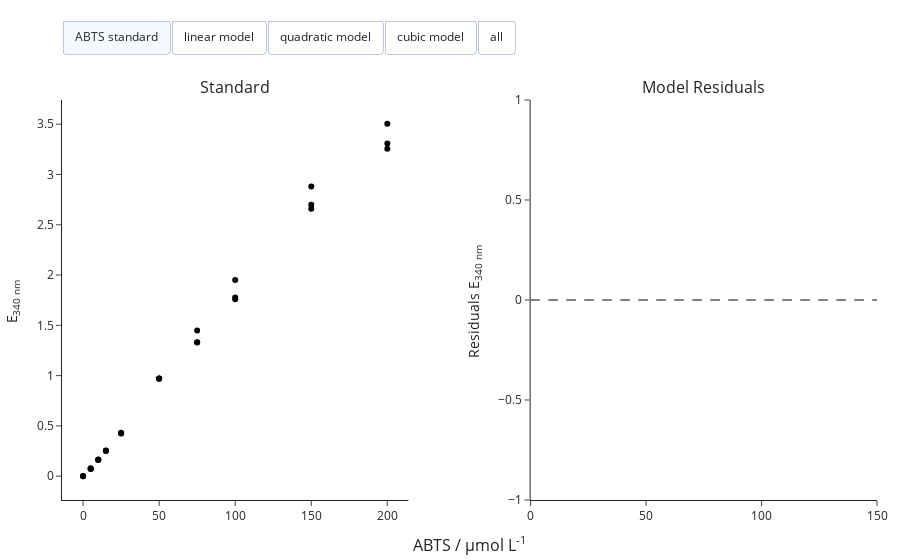
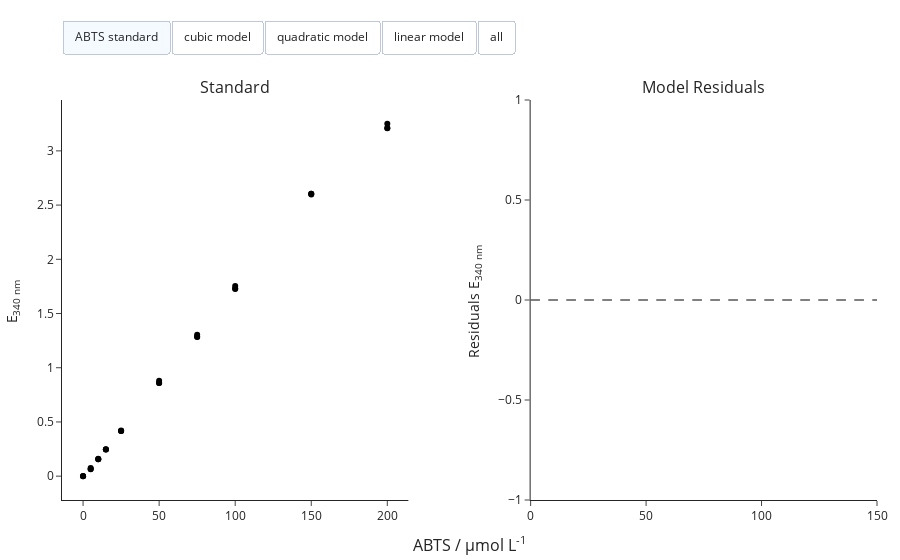
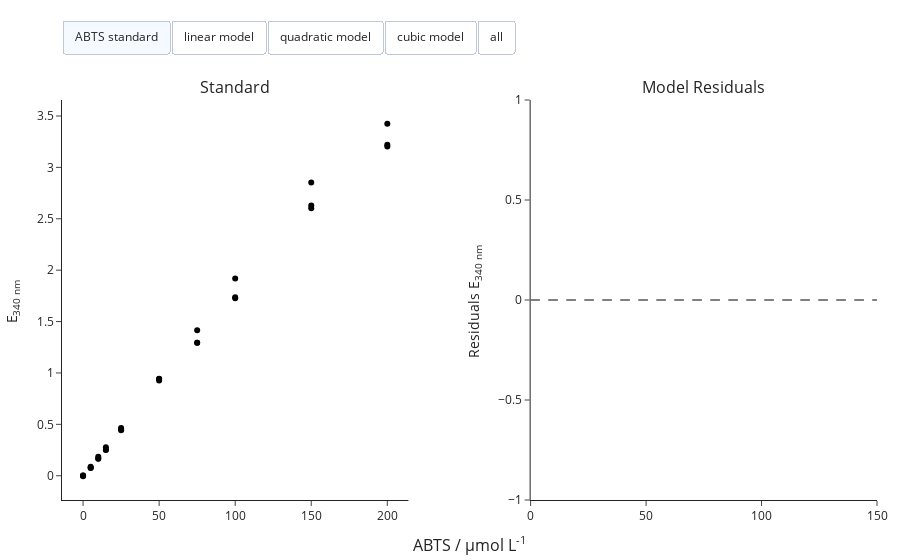
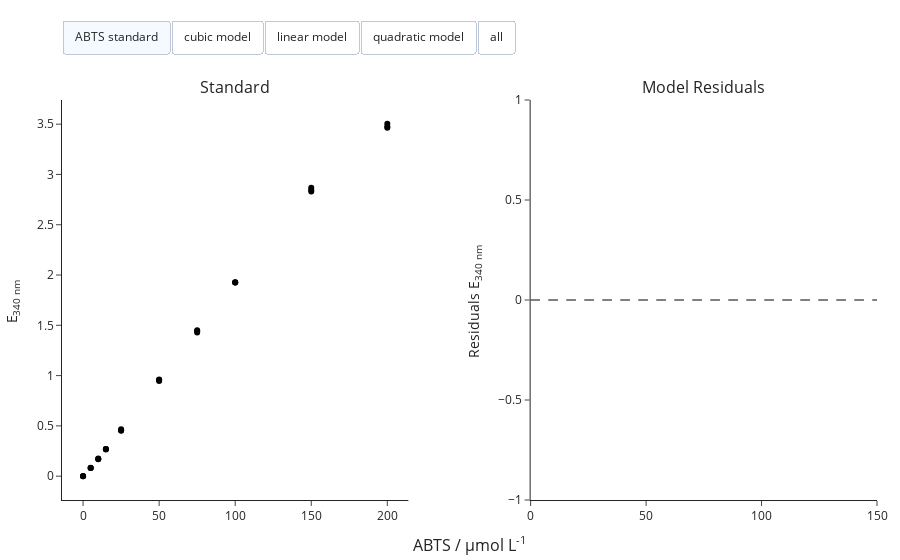

Notebook code cell kept with these figures, in order:
### Markdown cell above
### Concentration calculation and creation of `EnzymeMLDocument` objects

In the next cell, the calibration data of each plate is detected and subjected to a `Calibrator`, to compare different calibration equations, describing the relationship between absorption and concentration af ABTS.  
Visualization and comparison of the fit statistics reviled, that the calibration range needs to be limited to 0-150 µM of ABTS, since for concentrations above 150 µM, the absorption is not linear anymore. In order to describe this non-linear relationship, not enough sampling data between 150 µM and 200 µM is available. Thus accurate concentration calculation would not be possible in that range.  
In consequence, an upper absorption limit of $E_{340} = 3.1$ was chosen, which excludes calibration measurements with ABTS concentrations above 150 µM.

### Code cell
enzymemls = []

for plate in plates:
    abts_calibration = plate.calibrate(
        species=abts,
        wavelength=340,
        cutoff=3.1,
        signal_type="Absorbance",
    )

    # Get predefined calibration models
    linear, quadratic, cubic = abts_calibration.models

    # Fit models
    abts_calibration.fit_models()
    abts_calibration.visualize()
    abts_standard = abts_calibration.save_model(linear)
    with open(
        f"data/calibrations/{abts_standard.name}_standard_{abts_standard.temperature}C.json",
        "w",
    ) as f:
        f.write(abts_standard.json())

    enzymemls.append(
        plate.to_enzymeml(
            name=f"SLAC kinetic assay",
            detected_reactant=abts,
            wavelength=340,
            reactant_standard=abts_standard,
        )
    )
